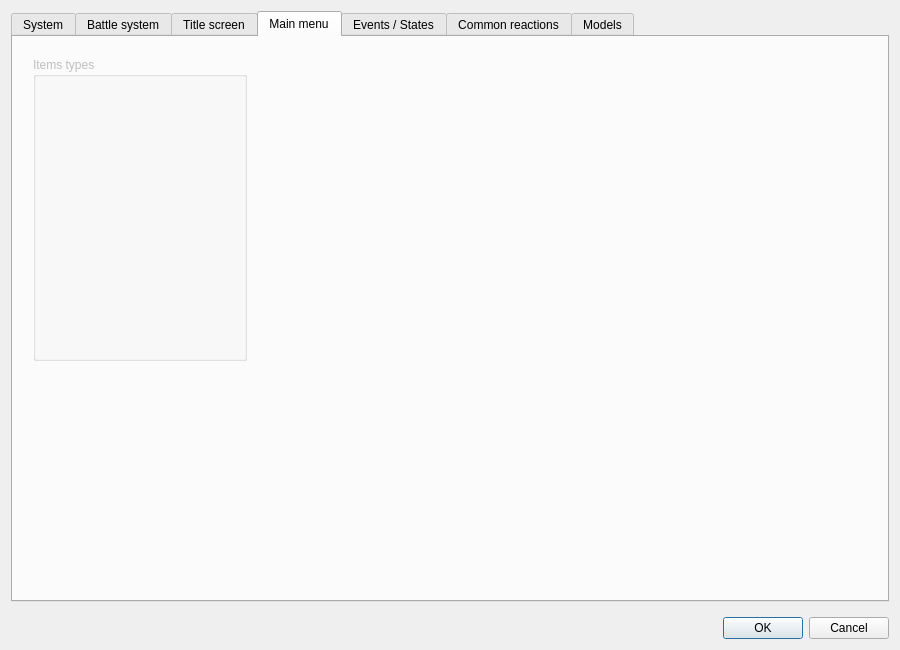
<?xml version="1.0" encoding="UTF-8"?>
<ui version="4.0">
 <class>DialogSystems</class>
 <widget class="QDialog" name="DialogSystems">
  <property name="geometry">
   <rect>
    <x>0</x>
    <y>0</y>
    <width>900</width>
    <height>650</height>
   </rect>
  </property>
  <property name="minimumSize">
   <size>
    <width>900</width>
    <height>650</height>
   </size>
  </property>
  <property name="maximumSize">
   <size>
    <width>900</width>
    <height>650</height>
   </size>
  </property>
  <property name="windowTitle">
   <string>Systems manager</string>
  </property>
  <layout class="QGridLayout" name="gridLayout_23">
   <item row="0" column="0">
    <layout class="QVBoxLayout" name="verticalLayout">
     <property name="spacing">
      <number>15</number>
     </property>
     <item>
      <widget class="QTabWidget" name="tabWidget">
       <property name="currentIndex">
        <number>3</number>
       </property>
       <widget class="QWidget" name="tab">
        <attribute name="title">
         <string>System</string>
        </attribute>
        <layout class="QGridLayout" name="gridLayout_13">
         <item row="0" column="0">
          <layout class="QHBoxLayout" name="horizontalLayout" stretch="1,1,1,1">
           <item>
            <layout class="QVBoxLayout" name="verticalLayout_6" stretch="0,0,0,0,1">
             <property name="spacing">
              <number>20</number>
             </property>
             <item>
              <layout class="QVBoxLayout" name="verticalLayout_2" stretch="0,1">
               <property name="spacing">
                <number>0</number>
               </property>
               <item>
                <widget class="QLabel" name="label_3">
                 <property name="enabled">
                  <bool>false</bool>
                 </property>
                 <property name="text">
                  <string>Game name:</string>
                 </property>
                </widget>
               </item>
               <item>
                <widget class="WidgetTextLang" name="widgetGameName" native="true">
                 <property name="enabled">
                  <bool>false</bool>
                 </property>
                </widget>
               </item>
              </layout>
             </item>
             <item>
              <widget class="QGroupBox" name="groupBox_2">
               <property name="enabled">
                <bool>false</bool>
               </property>
               <property name="title">
                <string>Game native resolution</string>
               </property>
               <layout class="QGridLayout" name="gridLayout_3">
                <item row="0" column="0">
                 <layout class="QGridLayout" name="gridLayout_2">
                  <item row="0" column="0">
                   <layout class="QVBoxLayout" name="verticalLayout_4" stretch="0,1">
                    <property name="spacing">
                     <number>0</number>
                    </property>
                    <item>
                     <widget class="QLabel" name="label">
                      <property name="maximumSize">
                       <size>
                        <width>16777215</width>
                        <height>15</height>
                       </size>
                      </property>
                      <property name="text">
                       <string>Width:</string>
                      </property>
                     </widget>
                    </item>
                    <item>
                     <widget class="QSpinBox" name="spinBox"/>
                    </item>
                   </layout>
                  </item>
                  <item row="0" column="1">
                   <layout class="QVBoxLayout" name="verticalLayout_5" stretch="0,1">
                    <property name="spacing">
                     <number>0</number>
                    </property>
                    <item>
                     <widget class="QLabel" name="label_2">
                      <property name="maximumSize">
                       <size>
                        <width>16777215</width>
                        <height>15</height>
                       </size>
                      </property>
                      <property name="text">
                       <string>Height:</string>
                      </property>
                     </widget>
                    </item>
                    <item>
                     <widget class="QSpinBox" name="spinBox_2"/>
                    </item>
                   </layout>
                  </item>
                  <item row="1" column="0" colspan="2">
                   <widget class="QComboBox" name="comboBox">
                    <item>
                     <property name="text">
                      <string>Window</string>
                     </property>
                    </item>
                    <item>
                     <property name="text">
                      <string>Full screen</string>
                     </property>
                    </item>
                   </widget>
                  </item>
                 </layout>
                </item>
                <item row="1" column="0">
                 <widget class="QCheckBox" name="checkBox">
                  <property name="text">
                   <string>Display console</string>
                  </property>
                 </widget>
                </item>
               </layout>
              </widget>
             </item>
             <item>
              <widget class="QGroupBox" name="groupBox">
               <property name="enabled">
                <bool>false</bool>
               </property>
               <property name="title">
                <string>Map properties</string>
               </property>
               <layout class="QGridLayout" name="gridLayout_5">
                <item row="0" column="0">
                 <layout class="QVBoxLayout" name="verticalLayout_10">
                  <property name="spacing">
                   <number>10</number>
                  </property>
                  <item>
                   <layout class="QVBoxLayout" name="verticalLayout_3" stretch="0,0">
                    <property name="spacing">
                     <number>0</number>
                    </property>
                    <item>
                     <widget class="QLabel" name="label_4">
                      <property name="text">
                       <string>Square size (in px):</string>
                      </property>
                     </widget>
                    </item>
                    <item>
                     <widget class="QSpinBox" name="spinBox_3">
                      <property name="value">
                       <number>16</number>
                      </property>
                     </widget>
                    </item>
                   </layout>
                  </item>
                  <item>
                   <layout class="QVBoxLayout" name="verticalLayout_8" stretch="0,1">
                    <property name="spacing">
                     <number>0</number>
                    </property>
                    <item>
                     <widget class="QLabel" name="label_6">
                      <property name="text">
                       <string>Ray portions to show:</string>
                      </property>
                     </widget>
                    </item>
                    <item>
                     <widget class="QSpinBox" name="spinBox_5"/>
                    </item>
                   </layout>
                  </item>
                  <item>
                   <layout class="QVBoxLayout" name="verticalLayout_9" stretch="0,1">
                    <property name="spacing">
                     <number>0</number>
                    </property>
                    <item>
                     <widget class="QLabel" name="label_9">
                      <property name="text">
                       <string>Relief block height (in px):</string>
                      </property>
                     </widget>
                    </item>
                    <item>
                     <widget class="QSpinBox" name="spinBox_7"/>
                    </item>
                   </layout>
                  </item>
                 </layout>
                </item>
               </layout>
              </widget>
             </item>
             <item>
              <widget class="QGroupBox" name="groupBox_3">
               <property name="enabled">
                <bool>false</bool>
               </property>
               <property name="title">
                <string>Other options</string>
               </property>
               <layout class="QGridLayout" name="gridLayout_6">
                <item row="0" column="0">
                 <layout class="QVBoxLayout" name="verticalLayout_11">
                  <property name="spacing">
                   <number>10</number>
                  </property>
                  <item>
                   <layout class="QVBoxLayout" name="verticalLayout_7" stretch="0,1">
                    <property name="spacing">
                     <number>0</number>
                    </property>
                    <item>
                     <widget class="QLabel" name="label_5">
                      <property name="text">
                       <string>Max number of save slots:</string>
                      </property>
                     </widget>
                    </item>
                    <item>
                     <widget class="QSpinBox" name="spinBox_4"/>
                    </item>
                   </layout>
                  </item>
                  <item>
                   <layout class="QGridLayout" name="gridLayout_4">
                    <property name="horizontalSpacing">
                     <number>6</number>
                    </property>
                    <property name="verticalSpacing">
                     <number>0</number>
                    </property>
                    <item row="0" column="0" colspan="2">
                     <widget class="QLabel" name="label_7">
                      <property name="text">
                       <string>Price of sold item:</string>
                      </property>
                     </widget>
                    </item>
                    <item row="1" column="0">
                     <widget class="QSpinBox" name="spinBox_6"/>
                    </item>
                    <item row="1" column="1">
                     <widget class="QLabel" name="label_8">
                      <property name="text">
                       <string>% of default price</string>
                      </property>
                     </widget>
                    </item>
                   </layout>
                  </item>
                 </layout>
                </item>
               </layout>
              </widget>
             </item>
             <item>
              <spacer name="verticalSpacer">
               <property name="orientation">
                <enum>Qt::Vertical</enum>
               </property>
               <property name="sizeHint" stdset="0">
                <size>
                 <width>20</width>
                 <height>40</height>
                </size>
               </property>
              </spacer>
             </item>
            </layout>
           </item>
           <item>
            <layout class="QVBoxLayout" name="verticalLayout_12">
             <item>
              <widget class="QGroupBox" name="groupBox_4">
               <property name="enabled">
                <bool>false</bool>
               </property>
               <property name="title">
                <string>Colors</string>
               </property>
               <layout class="QGridLayout" name="gridLayout_7">
                <item row="0" column="0">
                 <widget class="PanelSuperList" name="panelSuperListColors" native="true">
                  <property name="enabled">
                   <bool>false</bool>
                  </property>
                 </widget>
                </item>
               </layout>
              </widget>
             </item>
             <item>
              <widget class="QGroupBox" name="groupBox_7">
               <property name="enabled">
                <bool>false</bool>
               </property>
               <property name="title">
                <string>Particules</string>
               </property>
               <layout class="QGridLayout" name="gridLayout_10">
                <item row="0" column="0">
                 <widget class="PanelSuperList" name="panelSuperListParticules" native="true">
                  <property name="enabled">
                   <bool>false</bool>
                  </property>
                 </widget>
                </item>
               </layout>
              </widget>
             </item>
            </layout>
           </item>
           <item>
            <layout class="QVBoxLayout" name="verticalLayout_13">
             <item>
              <widget class="QGroupBox" name="groupBox_5">
               <property name="title">
                <string>Currencies</string>
               </property>
               <layout class="QGridLayout" name="gridLayout_8">
                <item row="0" column="0">
                 <widget class="PanelSuperList" name="panelSuperListCurrencies" native="true">
                  <property name="enabled">
                   <bool>true</bool>
                  </property>
                 </widget>
                </item>
               </layout>
              </widget>
             </item>
             <item>
              <widget class="QGroupBox" name="groupBox_8">
               <property name="enabled">
                <bool>false</bool>
               </property>
               <property name="title">
                <string>Detections</string>
               </property>
               <layout class="QGridLayout" name="gridLayout_11">
                <item row="0" column="0">
                 <widget class="PanelSuperList" name="panelSuperListDetections" native="true">
                  <property name="enabled">
                   <bool>false</bool>
                  </property>
                 </widget>
                </item>
               </layout>
              </widget>
             </item>
            </layout>
           </item>
           <item>
            <layout class="QVBoxLayout" name="verticalLayout_14">
             <item>
              <widget class="QGroupBox" name="groupBox_6">
               <property name="enabled">
                <bool>false</bool>
               </property>
               <property name="title">
                <string>Camera propertie</string>
               </property>
               <layout class="QGridLayout" name="gridLayout_9">
                <item row="0" column="0">
                 <widget class="PanelSuperList" name="panelSuperListCameraProperties" native="true">
                  <property name="enabled">
                   <bool>false</bool>
                  </property>
                 </widget>
                </item>
               </layout>
              </widget>
             </item>
             <item>
              <widget class="QGroupBox" name="groupBox_9">
               <property name="enabled">
                <bool>false</bool>
               </property>
               <property name="title">
                <string>Camera movements</string>
               </property>
               <layout class="QGridLayout" name="gridLayout_12">
                <item row="0" column="0">
                 <widget class="PanelSuperList" name="panelSuperListCameraMovements" native="true">
                  <property name="enabled">
                   <bool>false</bool>
                  </property>
                 </widget>
                </item>
               </layout>
              </widget>
             </item>
            </layout>
           </item>
          </layout>
         </item>
        </layout>
       </widget>
       <widget class="QWidget" name="tab_2">
        <attribute name="title">
         <string>Battle system</string>
        </attribute>
        <layout class="QGridLayout" name="gridLayout_14">
         <item row="0" column="0">
          <layout class="QHBoxLayout" name="horizontalLayout_4" stretch="1,1,1,1">
           <item>
            <layout class="QVBoxLayout" name="verticalLayout_20" stretch="0,0,1">
             <property name="spacing">
              <number>20</number>
             </property>
             <item>
              <layout class="QVBoxLayout" name="verticalLayout_22">
               <property name="spacing">
                <number>6</number>
               </property>
               <item>
                <widget class="QLabel" name="label_18">
                 <property name="text">
                  <string>Statistic associated to level:</string>
                 </property>
                </widget>
               </item>
               <item>
                <widget class="QComboBox" name="comboBoxBattleLevel"/>
               </item>
               <item>
                <widget class="QLabel" name="label_19">
                 <property name="text">
                  <string>Statistic associated to exp:</string>
                 </property>
                </widget>
               </item>
               <item>
                <widget class="QComboBox" name="comboBoxBattleExp"/>
               </item>
              </layout>
             </item>
             <item>
              <widget class="QGroupBox" name="groupBox_19">
               <property name="enabled">
                <bool>false</bool>
               </property>
               <property name="title">
                <string>Formulas</string>
               </property>
              </widget>
             </item>
             <item>
              <spacer name="verticalSpacer_3">
               <property name="orientation">
                <enum>Qt::Vertical</enum>
               </property>
               <property name="sizeHint" stdset="0">
                <size>
                 <width>20</width>
                 <height>40</height>
                </size>
               </property>
              </spacer>
             </item>
            </layout>
           </item>
           <item>
            <layout class="QVBoxLayout" name="verticalLayout_31" stretch="1,1,1">
             <item>
              <widget class="QGroupBox" name="groupBox_22">
               <property name="enabled">
                <bool>false</bool>
               </property>
               <property name="title">
                <string>Elements</string>
               </property>
               <layout class="QGridLayout" name="gridLayout_29">
                <item row="0" column="0">
                 <widget class="PanelSuperList" name="panelSuperListElements" native="true">
                  <property name="enabled">
                   <bool>false</bool>
                  </property>
                 </widget>
                </item>
               </layout>
              </widget>
             </item>
             <item>
              <widget class="QGroupBox" name="groupBox_28">
               <property name="enabled">
                <bool>false</bool>
               </property>
               <property name="minimumSize">
                <size>
                 <width>0</width>
                 <height>0</height>
                </size>
               </property>
               <property name="title">
                <string>Battle maps</string>
               </property>
               <layout class="QGridLayout" name="gridLayout_36">
                <item row="0" column="0">
                 <widget class="PanelSuperList" name="panelSuperListBattleMaps" native="true">
                  <property name="enabled">
                   <bool>false</bool>
                  </property>
                 </widget>
                </item>
               </layout>
              </widget>
             </item>
             <item>
              <widget class="QGroupBox" name="groupBox_23">
               <property name="enabled">
                <bool>false</bool>
               </property>
               <property name="title">
                <string>Common battle commands</string>
               </property>
               <layout class="QGridLayout" name="gridLayout_30">
                <item row="0" column="0">
                 <widget class="PanelSuperList" name="panelSuperListCommonBattleCommands" native="true">
                  <property name="enabled">
                   <bool>false</bool>
                  </property>
                 </widget>
                </item>
               </layout>
              </widget>
             </item>
            </layout>
           </item>
           <item>
            <layout class="QVBoxLayout" name="verticalLayout_32" stretch="1,1">
             <item>
              <widget class="QGroupBox" name="groupBox_24">
               <property name="enabled">
                <bool>false</bool>
               </property>
               <property name="title">
                <string>Common statistics</string>
               </property>
               <layout class="QGridLayout" name="gridLayout_31">
                <item row="0" column="0">
                 <widget class="PanelSuperList" name="panelSuperListCommonStatistics" native="true">
                  <property name="enabled">
                   <bool>false</bool>
                  </property>
                 </widget>
                </item>
               </layout>
              </widget>
             </item>
             <item>
              <widget class="QGroupBox" name="groupBox_25">
               <property name="enabled">
                <bool>false</bool>
               </property>
               <property name="minimumSize">
                <size>
                 <width>0</width>
                 <height>0</height>
                </size>
               </property>
               <property name="title">
                <string>Common equipments</string>
               </property>
               <layout class="QGridLayout" name="gridLayout_32">
                <item row="0" column="0">
                 <widget class="PanelSuperList" name="panelSuperListCommonEquipments" native="true">
                  <property name="enabled">
                   <bool>false</bool>
                  </property>
                 </widget>
                </item>
               </layout>
              </widget>
             </item>
            </layout>
           </item>
           <item>
            <layout class="QVBoxLayout" name="verticalLayout_33">
             <item>
              <widget class="QGroupBox" name="groupBox_26">
               <property name="enabled">
                <bool>false</bool>
               </property>
               <property name="title">
                <string>Weapons kind</string>
               </property>
               <layout class="QGridLayout" name="gridLayout_33">
                <item row="0" column="0">
                 <widget class="PanelSuperList" name="panelSuperListWeaponsKind" native="true">
                  <property name="enabled">
                   <bool>false</bool>
                  </property>
                 </widget>
                </item>
               </layout>
              </widget>
             </item>
             <item>
              <widget class="QGroupBox" name="groupBox_27">
               <property name="enabled">
                <bool>false</bool>
               </property>
               <property name="title">
                <string>Armors kind</string>
               </property>
               <layout class="QGridLayout" name="gridLayout_34">
                <item row="0" column="0">
                 <widget class="PanelSuperList" name="panelSuperListArmorsKind" native="true">
                  <property name="enabled">
                   <bool>false</bool>
                  </property>
                 </widget>
                </item>
               </layout>
              </widget>
             </item>
            </layout>
           </item>
          </layout>
         </item>
        </layout>
       </widget>
       <widget class="QWidget" name="tab_5">
        <attribute name="title">
         <string>Title screen</string>
        </attribute>
       </widget>
       <widget class="QWidget" name="tab_3">
        <attribute name="title">
         <string>Main menu</string>
        </attribute>
        <widget class="QGroupBox" name="groupBox_17">
         <property name="enabled">
          <bool>false</bool>
         </property>
         <property name="geometry">
          <rect>
           <x>20</x>
           <y>20</y>
           <width>214</width>
           <height>304</height>
          </rect>
         </property>
         <property name="title">
          <string>Items types</string>
         </property>
         <layout class="QGridLayout" name="gridLayout_22">
          <item row="0" column="0">
           <widget class="PanelSuperList" name="panelSuperListItemsTypes" native="true">
            <property name="enabled">
             <bool>false</bool>
            </property>
           </widget>
          </item>
         </layout>
        </widget>
       </widget>
       <widget class="QWidget" name="tab_6">
        <attribute name="title">
         <string>Events / States</string>
        </attribute>
        <layout class="QGridLayout" name="gridLayout_24">
         <item row="0" column="0">
          <layout class="QVBoxLayout" name="verticalLayout_19" stretch="1,0,1">
           <item>
            <layout class="QHBoxLayout" name="horizontalLayout_7" stretch="0,1">
             <item>
              <widget class="QGroupBox" name="groupBox_12">
               <property name="minimumSize">
                <size>
                 <width>0</width>
                 <height>0</height>
                </size>
               </property>
               <property name="maximumSize">
                <size>
                 <width>16777215</width>
                 <height>16777215</height>
                </size>
               </property>
               <property name="title">
                <string>Events</string>
               </property>
               <layout class="QGridLayout" name="gridLayout_18">
                <item row="0" column="0">
                 <widget class="PanelSuperList" name="panelSuperListEvents" native="true">
                  <property name="minimumSize">
                   <size>
                    <width>175</width>
                    <height>0</height>
                   </size>
                  </property>
                  <property name="maximumSize">
                   <size>
                    <width>175</width>
                    <height>16777215</height>
                   </size>
                  </property>
                 </widget>
                </item>
               </layout>
              </widget>
             </item>
             <item>
              <layout class="QVBoxLayout" name="verticalLayout_18" stretch="0,1">
               <item>
                <widget class="QGroupBox" name="groupBox_13">
                 <property name="title">
                  <string>Parameters</string>
                 </property>
                 <layout class="QGridLayout" name="gridLayout_19">
                  <item row="0" column="0">
                   <widget class="WidgetSuperTree" name="treeViewEventsParameters"/>
                  </item>
                 </layout>
                </widget>
               </item>
               <item>
                <spacer name="verticalSpacer_5">
                 <property name="orientation">
                  <enum>Qt::Vertical</enum>
                 </property>
                 <property name="sizeHint" stdset="0">
                  <size>
                   <width>598</width>
                   <height>368</height>
                  </size>
                 </property>
                </spacer>
               </item>
              </layout>
             </item>
            </layout>
           </item>
           <item>
            <widget class="Line" name="line">
             <property name="orientation">
              <enum>Qt::Horizontal</enum>
             </property>
            </widget>
           </item>
           <item>
            <layout class="QHBoxLayout" name="horizontalLayout_5" stretch="0,1">
             <item>
              <widget class="QGroupBox" name="groupBox_15">
               <property name="minimumSize">
                <size>
                 <width>0</width>
                 <height>0</height>
                </size>
               </property>
               <property name="maximumSize">
                <size>
                 <width>16777215</width>
                 <height>16777215</height>
                </size>
               </property>
               <property name="title">
                <string>States</string>
               </property>
               <layout class="QGridLayout" name="gridLayout_20">
                <item row="0" column="0">
                 <widget class="PanelSuperList" name="panelSuperListStates" native="true">
                  <property name="minimumSize">
                   <size>
                    <width>175</width>
                    <height>0</height>
                   </size>
                  </property>
                  <property name="maximumSize">
                   <size>
                    <width>175</width>
                    <height>16777215</height>
                   </size>
                  </property>
                 </widget>
                </item>
               </layout>
              </widget>
             </item>
             <item>
              <spacer name="horizontalSpacer">
               <property name="orientation">
                <enum>Qt::Horizontal</enum>
               </property>
               <property name="sizeHint" stdset="0">
                <size>
                 <width>638</width>
                 <height>268</height>
                </size>
               </property>
              </spacer>
             </item>
            </layout>
           </item>
          </layout>
         </item>
        </layout>
       </widget>
       <widget class="QWidget" name="tab_4">
        <attribute name="title">
         <string>Common reactions</string>
        </attribute>
        <layout class="QGridLayout" name="gridLayout_17">
         <item row="0" column="0">
          <layout class="QHBoxLayout" name="horizontalLayout_3" stretch="0,1">
           <item>
            <widget class="QGroupBox" name="groupBox_10">
             <property name="minimumSize">
              <size>
               <width>0</width>
               <height>0</height>
              </size>
             </property>
             <property name="maximumSize">
              <size>
               <width>16777215</width>
               <height>16777215</height>
              </size>
             </property>
             <property name="title">
              <string>Common reactions</string>
             </property>
             <layout class="QGridLayout" name="gridLayout_15">
              <item row="0" column="0">
               <widget class="PanelSuperList" name="panelSuperListCommonReactors" native="true">
                <property name="minimumSize">
                 <size>
                  <width>175</width>
                  <height>0</height>
                 </size>
                </property>
                <property name="maximumSize">
                 <size>
                  <width>175</width>
                  <height>16777215</height>
                 </size>
                </property>
               </widget>
              </item>
             </layout>
            </widget>
           </item>
           <item>
            <layout class="QVBoxLayout" name="verticalLayout_17" stretch="0,1">
             <item>
              <layout class="QHBoxLayout" name="horizontalLayout_2" stretch="1,0">
               <item>
                <widget class="QGroupBox" name="groupBox_11">
                 <property name="title">
                  <string>Parameters</string>
                 </property>
                 <layout class="QGridLayout" name="gridLayout_16">
                  <item row="0" column="0">
                   <widget class="WidgetSuperTree" name="treeViewCommonReactorsParameters">
                    <property name="maximumSize">
                     <size>
                      <width>16777215</width>
                      <height>100</height>
                     </size>
                    </property>
                   </widget>
                  </item>
                 </layout>
                </widget>
               </item>
               <item>
                <layout class="QVBoxLayout" name="verticalLayout_15" stretch="0,0">
                 <property name="spacing">
                  <number>6</number>
                 </property>
                 <item>
                  <spacer name="verticalSpacer_2">
                   <property name="orientation">
                    <enum>Qt::Vertical</enum>
                   </property>
                   <property name="sizeHint" stdset="0">
                    <size>
                     <width>20</width>
                     <height>20</height>
                    </size>
                   </property>
                  </spacer>
                 </item>
                 <item>
                  <widget class="QCheckBox" name="checkBoxCommonReactionBlockingHero">
                   <property name="text">
                    <string>Blocking hero</string>
                   </property>
                  </widget>
                 </item>
                </layout>
               </item>
              </layout>
             </item>
             <item>
              <widget class="WidgetTreeCommands" name="treeCommandsView" native="true"/>
             </item>
            </layout>
           </item>
          </layout>
         </item>
        </layout>
       </widget>
       <widget class="QWidget" name="tab_7">
        <attribute name="title">
         <string>Models</string>
        </attribute>
        <layout class="QGridLayout" name="gridLayout">
         <item row="0" column="0">
          <layout class="QHBoxLayout" name="horizontalLayout_6" stretch="0,1">
           <item>
            <widget class="QGroupBox" name="groupBox_14">
             <property name="minimumSize">
              <size>
               <width>0</width>
               <height>0</height>
              </size>
             </property>
             <property name="maximumSize">
              <size>
               <width>16777215</width>
               <height>16777215</height>
              </size>
             </property>
             <property name="title">
              <string>Models</string>
             </property>
             <layout class="QGridLayout" name="gridLayout_21">
              <item row="0" column="0">
               <widget class="PanelSuperList" name="panelSuperListCommonObjects" native="true">
                <property name="minimumSize">
                 <size>
                  <width>175</width>
                  <height>0</height>
                 </size>
                </property>
                <property name="maximumSize">
                 <size>
                  <width>175</width>
                  <height>16777215</height>
                 </size>
                </property>
               </widget>
              </item>
             </layout>
            </widget>
           </item>
           <item>
            <widget class="PanelObject" name="widgetCommonObject" native="true"/>
           </item>
          </layout>
         </item>
        </layout>
       </widget>
      </widget>
     </item>
     <item>
      <widget class="QDialogButtonBox" name="buttonBox">
       <property name="orientation">
        <enum>Qt::Horizontal</enum>
       </property>
       <property name="standardButtons">
        <set>QDialogButtonBox::Cancel|QDialogButtonBox::Ok</set>
       </property>
      </widget>
     </item>
    </layout>
   </item>
  </layout>
 </widget>
 <customwidgets>
  <customwidget>
   <class>WidgetSuperTree</class>
   <extends>QTreeView</extends>
   <header>widgetsupertree.h</header>
  </customwidget>
  <customwidget>
   <class>PanelSuperList</class>
   <extends>QWidget</extends>
   <header>panelsuperlist.h</header>
   <container>1</container>
  </customwidget>
  <customwidget>
   <class>WidgetTextLang</class>
   <extends>QWidget</extends>
   <header>widgettextlang.h</header>
   <container>1</container>
  </customwidget>
  <customwidget>
   <class>WidgetTreeCommands</class>
   <extends>QWidget</extends>
   <header>widgettreecommands.h</header>
   <container>1</container>
  </customwidget>
  <customwidget>
   <class>PanelObject</class>
   <extends>QWidget</extends>
   <header>panelobject.h</header>
   <container>1</container>
  </customwidget>
 </customwidgets>
 <resources/>
 <connections>
  <connection>
   <sender>buttonBox</sender>
   <signal>accepted()</signal>
   <receiver>DialogSystems</receiver>
   <slot>accept()</slot>
   <hints>
    <hint type="sourcelabel">
     <x>848</x>
     <y>627</y>
    </hint>
    <hint type="destinationlabel">
     <x>896</x>
     <y>629</y>
    </hint>
   </hints>
  </connection>
  <connection>
   <sender>buttonBox</sender>
   <signal>rejected()</signal>
   <receiver>DialogSystems</receiver>
   <slot>reject()</slot>
   <hints>
    <hint type="sourcelabel">
     <x>758</x>
     <y>624</y>
    </hint>
    <hint type="destinationlabel">
     <x>789</x>
     <y>647</y>
    </hint>
   </hints>
  </connection>
 </connections>
</ui>
